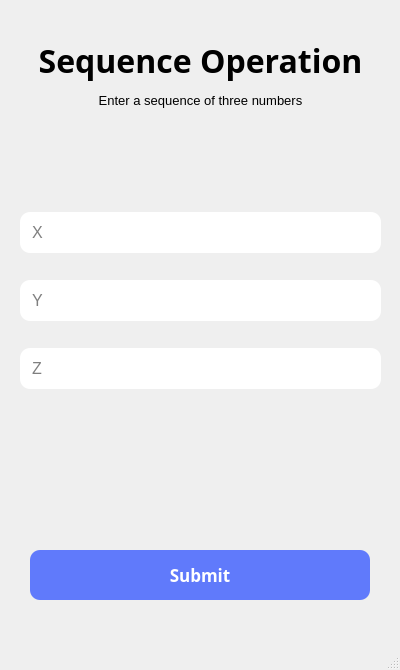
<?xml version="1.0" encoding="UTF-8"?>
<ui version="4.0">
 <class>MainWindow</class>
 <widget class="QMainWindow" name="MainWindow">
  <property name="geometry">
   <rect>
    <x>0</x>
    <y>0</y>
    <width>400</width>
    <height>670</height>
   </rect>
  </property>
  <property name="font">
   <font>
    <pointsize>22</pointsize>
    <bold>false</bold>
   </font>
  </property>
  <property name="windowTitle">
   <string>Sequence Operations</string>
  </property>
  <widget class="QWidget" name="centralwidget">
   <widget class="QLabel" name="label">
    <property name="geometry">
     <rect>
      <x>0</x>
      <y>30</y>
      <width>401</width>
      <height>61</height>
     </rect>
    </property>
    <property name="font">
     <font>
      <family>Nirmala UI Semilight</family>
      <pointsize>24</pointsize>
      <italic>false</italic>
      <bold>true</bold>
      <underline>false</underline>
     </font>
    </property>
    <property name="layoutDirection">
     <enum>Qt::LayoutDirection::LeftToRight</enum>
    </property>
    <property name="styleSheet">
     <string notr="true"/>
    </property>
    <property name="text">
     <string>Sequence Operation</string>
    </property>
    <property name="textFormat">
     <enum>Qt::TextFormat::AutoText</enum>
    </property>
    <property name="alignment">
     <set>Qt::AlignmentFlag::AlignCenter</set>
    </property>
   </widget>
   <widget class="QWidget" name="verticalLayoutWidget">
    <property name="geometry">
     <rect>
      <x>0</x>
      <y>200</y>
      <width>401</width>
      <height>201</height>
     </rect>
    </property>
    <layout class="QVBoxLayout" name="verticalLayout" stretch="0,0,0">
     <property name="spacing">
      <number>15</number>
     </property>
     <property name="sizeConstraint">
      <enum>QLayout::SizeConstraint::SetDefaultConstraint</enum>
     </property>
     <property name="leftMargin">
      <number>20</number>
     </property>
     <property name="topMargin">
      <number>0</number>
     </property>
     <property name="rightMargin">
      <number>20</number>
     </property>
     <item>
      <widget class="QLineEdit" name="lineEditX">
       <property name="font">
        <font>
         <pointsize>12</pointsize>
         <bold>false</bold>
        </font>
       </property>
       <property name="styleSheet">
        <string notr="true">border-radius: 10px;
padding: 10px</string>
       </property>
       <property name="text">
        <string/>
       </property>
       <property name="placeholderText">
        <string>X</string>
       </property>
      </widget>
     </item>
     <item>
      <widget class="QLineEdit" name="lineEditY">
       <property name="font">
        <font>
         <pointsize>12</pointsize>
         <bold>false</bold>
        </font>
       </property>
       <property name="styleSheet">
        <string notr="true">border-radius: 10px;
padding: 10px</string>
       </property>
       <property name="text">
        <string/>
       </property>
       <property name="placeholderText">
        <string>Y</string>
       </property>
      </widget>
     </item>
     <item>
      <widget class="QLineEdit" name="lineEditZ">
       <property name="font">
        <font>
         <pointsize>12</pointsize>
         <bold>false</bold>
        </font>
       </property>
       <property name="styleSheet">
        <string notr="true">border-radius: 10px;
padding: 10px</string>
       </property>
       <property name="text">
        <string/>
       </property>
       <property name="placeholderText">
        <string>Z</string>
       </property>
      </widget>
     </item>
    </layout>
   </widget>
   <widget class="QPushButton" name="pushButton">
    <property name="geometry">
     <rect>
      <x>30</x>
      <y>550</y>
      <width>340</width>
      <height>50</height>
     </rect>
    </property>
    <property name="font">
     <font>
      <family>Miriam CLM</family>
      <pointsize>13</pointsize>
      <bold>true</bold>
     </font>
    </property>
    <property name="styleSheet">
     <string notr="true">background-color: rgb(96, 122, 251);
color: rgb(255, 255, 255);
border-radius: 10px</string>
    </property>
    <property name="text">
     <string>Submit</string>
    </property>
   </widget>
   <widget class="QLabel" name="label_2">
    <property name="geometry">
     <rect>
      <x>0</x>
      <y>90</y>
      <width>401</width>
      <height>20</height>
     </rect>
    </property>
    <property name="font">
     <font>
      <pointsize>10</pointsize>
      <bold>false</bold>
     </font>
    </property>
    <property name="text">
     <string>Enter a sequence of three numbers</string>
    </property>
    <property name="alignment">
     <set>Qt::AlignmentFlag::AlignCenter</set>
    </property>
   </widget>
  </widget>
  <widget class="QStatusBar" name="statusbar"/>
 </widget>
 <resources/>
 <connections/>
</ui>
